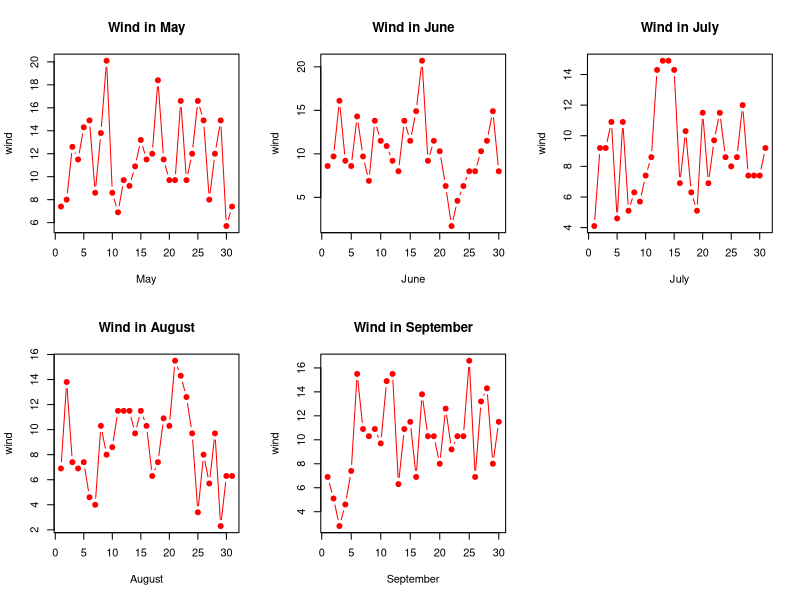

Reproduce this figure in R.
# w4063 midterm quiz yy2553 Yuhui Yang
data(airquality)
# fix(airquality)
data=airquality
#?airquality
#names(airquality)
str(airquality)
wind.in.each.month<-function(month,day,wind){
	par(mfrow=c(2,3))
	
	   plot(day[1:31],wind[1:31],type='b',main='Wind in May',pch=19,xlab='May',ylab='wind',col='red')	
	
	
	   plot(day[32:61],wind[32:61],type='b',main='Wind in June',pch=19,xlab='June',ylab='wind',col='red')	
	
	
	   plot(day[62:92],wind[62:92],type='b',main='Wind in July',pch=19,xlab='July',ylab='wind',col='red')	
	
	
	   plot(day[93:123],wind[93:123],type='b',main='Wind in August',pch=19,xlab='August',ylab='wind',col='red')	
	
	
	   plot(day[124:153],wind[124:153],type='b',main='Wind in September',pch=19,xlab='September',ylab='wind',col='red')	
	

}

wind.in.each.month(data$Month,data$Day,data$Wind)